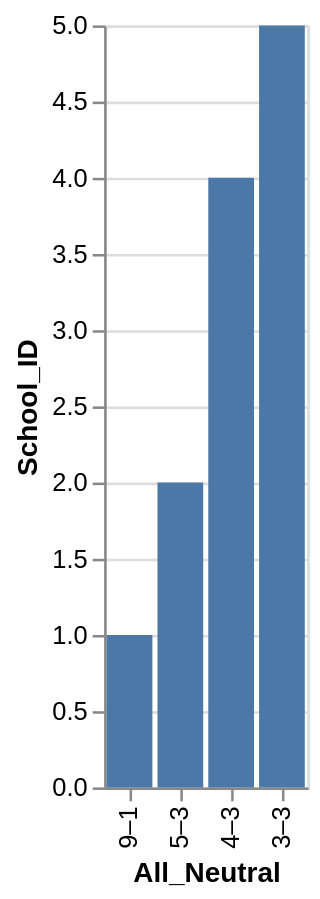

Express this chart as Vega-Lite.
### Vega-Lite specification from a JSON file in a GitHub repository (floating-point values rounded to 4 significant figures)
{"data": {"values": [{"x_data": "9–1", "y_data": 1}, {"x_data": "5–3", "y_data": 2}, {"x_data": "4–3", "y_data": 4}, {"x_data": "3–3", "y_data": 5}]}, "mark": "bar", "encoding": {"x": {"field": "x_data", "type": "nominal", "title": "All_Neutral", "sort": {"op": "sum", "field": "y_data", "order": "ascending"}}, "y": {"field": "y_data", "type": "quantitative", "title": "School_ID"}}}
